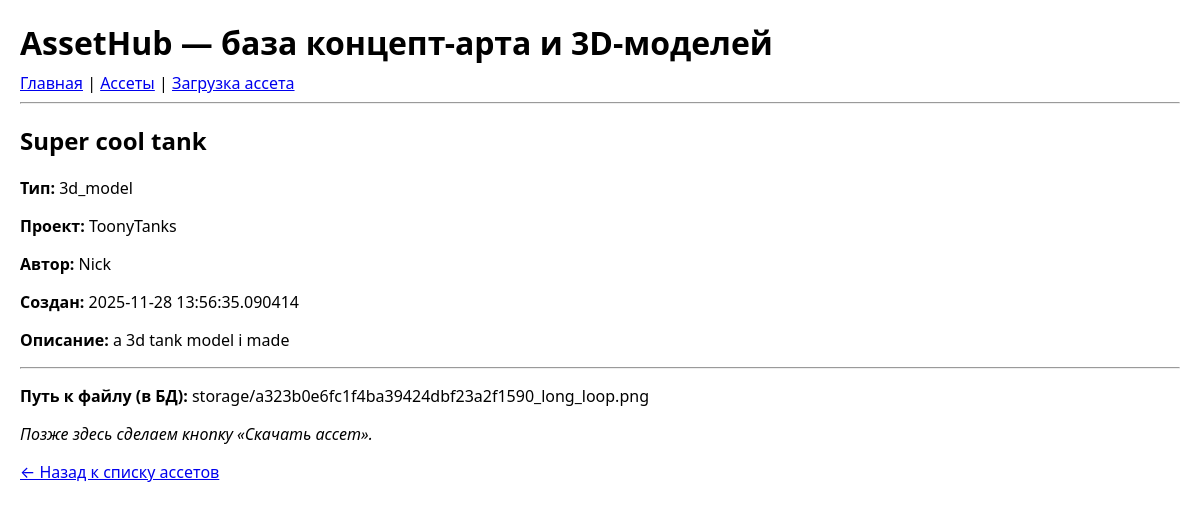
/assets/3, run on the app's committed database.
### app/models/asset.py (models this page shows, shortened)
class Asset(db.Model):
    __tablename__ = "assets"
    id = db.Column(db.Integer, primary_key=True)
    title = db.Column(db.String(255), nullable=False)
    description = db.Column(db.Text)
    asset_type = db.Column(db.String(50), nullable=False)  # concept, 3d_model, texture и тд
    file_path = db.Column(db.String(512), nullable=False)
    preview_path = db.Column(db.String(512))
    project_name = db.Column(db.String(255))
    author_name = db.Column(db.String(255))
    created_at = db.Column(db.DateTime, default=datetime.utcnow)
    updated_at = db.Column(db.DateTime, onupdate=datetime.utcnow)
    tags = db.relationship(
        "Tag",
        secondary="asset_tags",
        back_populates="assets"
    )

### app/controllers/assets.py (the view)
@assets_bp.route("/<int:asset_id>")
def asset_detail(asset_id):
    asset = Asset.query.get(asset_id)
    if asset is None:
        abort(404)
    return render_template("assets/detail.html", asset=asset)

### app/templates/assets/detail.html (shortened to what this page needs)
{% extends "base.html" %}
{% block content %}
<h2>{{ asset.title }}</h2>
<p><b>Тип:</b> {{ asset.asset_type }}</p>
<p><b>Проект:</b> {{ asset.project_name or "—" }}</p>
<p><b>Автор:</b> {{ asset.author_name or "—" }}</p>
<p><b>Создан:</b> {{ asset.created_at or "—" }}</p>
{% if asset.description %}
    <p><b>Описание:</b> {{ asset.description }}</p>
{% endif %}
<hr>
<p><b>Путь к файлу (в БД):</b> {{ asset.file_path }}</p>
<p><i>Позже здесь сделаем кнопку «Скачать ассет».</i></p>
<p><a href="{{ url_for('assets.assets_list') }}">← Назад к списку ассетов</a></p>
{% endblock %}

### app/static/css/styles.css (style rules this page uses)
body { font-family: system-ui, -apple-system, BlinkMacSystemFont, "Segoe UI", sans-serif; margin: 20px; }

### data on the page
Asset: title "Super cool tank", asset_type "3d_model", project_name "ToonyTanks", author_name "Nick", created_at "2025-11-28 13:56:35.090414", description "a 3d tank model i made", file_path "storage/a323b0e6fc1f4ba39424dbf23a2f1590_long_loop.png"
